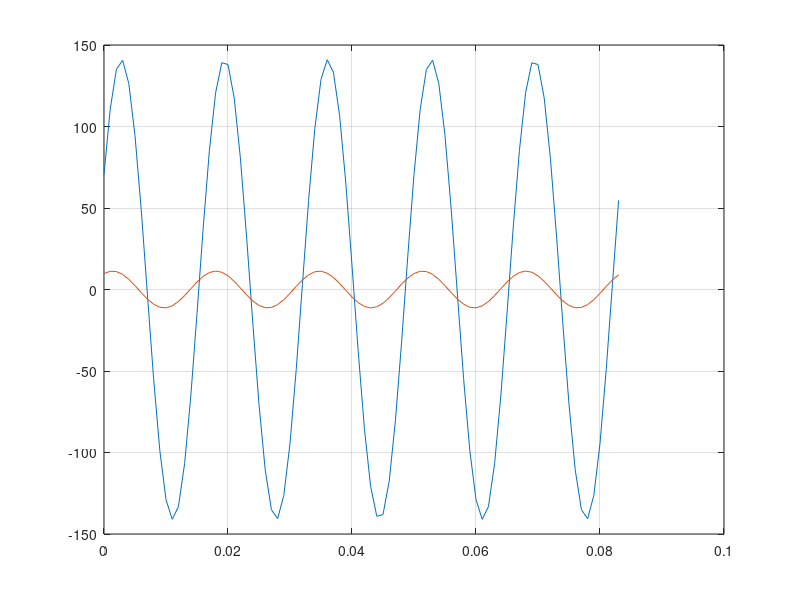

Source code (MATLAB): (Note: this script raises an error after producing the figure.)
clear all
close all
clc

[x,y] = pol2cart(30*pi/180, 20);
Zfase = x + 1i*y; %Ohm Impedância de fase
Vlinha = 4.4e3; % Volts
[x,y] = pol2cart(75*pi/180,1.4);
Zlinha = x +1i*y; %Ohm - Impedância de linha
V_fase_neutro = Vlinha/sqrt(3)
I_fase_neutro = V_fase_neutro/Zfase
[t,r] = cart2pol(real(I_fase_neutro), imag(I_fase_neutro));
Tensao = V_fase_neutro + I_fase_neutro*Zlinha;
[t,r] = cart2pol(real(Tensao), imag(Tensao));
t = t*180/pi
r
tenssao_barramento_sub = r*sqrt(3);
%%
clear all
close all
clc

%Example 1.4
Zbase = (4.4e3/sqrt(3))/127;                 % Calculando a impedância base
Zlinha_mod =1.4/real(Zbase);                 % Modulo de impedancia de linha
Zlinha_ang = deg2rad(75)-angle(Zbase);       % Angulo de impedância de linha
Zlinha = Zlinha_mod*exp(1i*Zlinha_ang);      
Van_pu = 1*exp(1i*0) + 1*exp(1i*deg2rad(-30))*Zlinha;
% Van_pu_ = [real(Van_pu) rad2deg(angle(Van_pu))];
Vln_pu = real(Van_pu)*4.4e3/sqrt(3)
Vll_pu = real(Van_pu)*4.4e3
%%
clear all
close all
clc

%Cáculo de PU
V_nominal = 18e3;
P_nominal = 500e6;
V_base = 20e3;
P_base = 100e6;
Z_dado = 0.25;
Z_novo_pu = Z_dado*((V_nominal/V_base)^2)*(P_base/P_nominal)
%Outro método para calcular é transfomar o valor da impedancia para Ohm e
%comparar com o novo valor base
Z_novo_pu_alt = Z_dado *((V_nominal^2)/P_nominal)/(((V_base)^2)/(P_base))
%%
clear all
close all
clc

%1.1
f = 60;
t = 0:0.001:5/f;
v = 141.1*sin(2*pi*f.*t + deg2rad(30)); %Volts
i = 11.31*cos(2*pi*f.*t - deg2rad(30)); %Ampere
plot(t,v);
hold on
plot(t,i)
grid on
%%
clear all
close all
clc

%1.6
p = 10e6; %MW
pf = 0.6;
theta = acos(pf);
Q = tan(theta)*p;
Sb = p + 1i*Q;
%%
clear all
close all
clc

z = 500; %Ohm
Vnp = 13800; %Volt
Vns = 220; %Volt
pf = 1;
Sb = 150e3; %kVa
n = Vnp/Vns
Ibase = Sb/Vnp
Zbase = ((Vnp)^2)/Sb
Zpu = n^2*(z/Zbase)
Zohm = Zpu * Zbase
P = Vnp^2/Zohm % Watts
%%
clear all
close all
clc
% Trafo(Vprim, Vsec, Pnom, Vnom)
TA = Trafo(138e3, 69e3, 41.5e6,0.055 );
TB = Trafo(69e3,13.8e3,33e6,0.07);
TC = Trafo(69e3,34.5e3,24e6,0.05);
LtA = LinhaT(0.12,0.92,150);
LtB = LinhaT(0.19,1.84,230);
Sb = 50e6; %MVA
Vb1 = 230e3;
Vb2 = Vb1/TA.n;
Vb3 = Vb2/TC.n;
Vb4 = Vb2/TB.n;
Zb1 = Vb1^2/Sb
Ib1 = Sb/(sqrt(3)*Vb1)
Zb2 = Vb2^2/Sb
Ib2 = Sb/(sqrt(3)*Vb2)
Zb3 = Vb3^2/Sb
Ib3 = Sb/(sqrt(3)*Vb3)
Zb4 = Vb4^2/Sb
Ib4 = Sb/(sqrt(3)*Vb4)
Zb2 = Vb2^2/Sb
Zb3 = Vb3^2/Sb
ZLta = LtA.Z/Zb2
ZLtb = LtB.Z/Zb3
ZTa = TA.xf*(Sb/TA.Pnominal)*(TA.Vprimario/Vb1)^2
ZTb = TB.xf*(Sb/TB.Pnominal)*(TB.Vprimario/Vb2)^2
ZTc = TC.xf*(Sb/TC.Pnominal)*(TC.Vprimario/Vb2)^2
%%
clear all
close all
clc
Vll = 208; %Volts linha - linha
Vfn = Vll/sqrt(3); %Volts fase - neutro
Va = Vfn*exp(1i*0);
Vb = Vfn*exp(1i*(deg2rad(-120)));
Vc = Vfn*exp(1i*(deg2rad(120)));
Vca = Vc - Va;
Vab = Va - Vb;
Vbc = Vb - Vc;
plot_3_fasores(Va,Vb,Vc);
plot_3_fasores(Vca,Vab,Vbc);
Z1 = 10*exp(-1i*deg2rad(15));
I1 = Vfn/Z1;
%%
close all
clear all
clc
%1.19
S1 = 250 + 1i*250; %kVa 
S2 = 0 -1i*60; %kVa Potência do banco de capacitores
S_total = S1 + S2; %Soma das potências
I_modulo = abs(S_total)*1000/(sqrt(3)*440) % |S| = sqrt(3)*|V|*|I|
pf = cos(angle(S_total)) 


%%
close all
clear all
clc
%{
A generator (which may be represented by an emf in series with an 
inductive reactance) is rated 500 MVA, 22 kV. Its Y-connected windings 
have a reactance of 1.1 per unit. Find the ohmic value of the reactance of 
the windings.
%}

S = 500e6; %MVA
Vll = 22e3; %kV
Xf_pu = 1.1; %pu
Xfb = Vll^2/S %ohm
Xf = Xf_pu*Xfb %ohm
%%
close all
clear all
clc
%{
The values for the parameters of Fig. 1.23 are given in per unit as follows:
Ya = -j0.8 Yb = -j4.0 Yc = -j4.0 Yd=-j8.0 Ye=-;5.0
Yf = -j2.5 Yg = -j0.8 I3 = l.o/—90° I4 = 0.68/- 135°
Substituting these values in the equations determined in Prob. 1.25, compute the
voltages at the nodes of Fig- 1-23. Numerically determine the corresponding Zbus
matrix.
%}
Ya = -1i*0.8;
Yb = -1i*4.0;
Yc = -1i*4.0;
Yd = -1i*8.0;
Ye = -1i*5.0;
Yf = -1i*2.5;
Yg = -1i*0.8;
I3 = 1*exp(1i*deg2rad(-90));
I4 = 0.68*exp(1i*deg2rad(-135));
% Definir a matriz Y de admitâncias
Y_matriz = [(Yc+Yf+Yd), -Yd,       -Yc,      -Yf;
            -Yd,       (Yb+Yd+Ye), -Yb,      -Ye;
            -Yc,       -Yb,        (Ya+Yb+Yc), 0;
            -Yf,       -Ye,        0,        (Ye+Yf+Yg)]
        
% Definir a matriz de correntes I
I_matriz = [0; 0; I3; I4]; % I3 e I4 são valores conhecidos
V_matriz = inv(Y_matriz)*I_matriz;
Z_matriz = inv(Y_matriz)
% plot_4_fasores(V_matriz(1),V_matriz(2),V_matriz(3),V_matriz(4))
%%
close all
clear all
clc
Ya = -1i*0.8;
Yb = -1i*0.8;
Yc = -1i*0.8;
Yd = -1i*5.0;
Ye = -1i*8.0;
Yf = -1i*4.0;
Yg = -1i*2.5;
Yh = -1i*5.0;
Y_matriz = [(Ya+Yf+Yd), 0,       -Yf,      -Yd;
            0,       (Yb+Yg+Yh), -Yg,      -Yh;
            -Yf,       -Yg,        (Yc+Yf+Yg+Ye), -Ye;
            -Yd,       -Yh,        -Ye,        (Yd+Ye+Yh)];
I_matriz = [1.2;5;-6;0];
Z_matriz = inv(Y_matriz)
V_matriz = inv(Y_matriz)*I_matriz
%%
close all
clear all
clc
%{
A partir da rede a seguir, baseada na rede utilizada na
aula de pu, determine:
a) As impedâncias em pu dos 5 elementos principais da
rede (3 transformadores + 2 LTs), considerando uma
base de 100 MVA e 138 kV na barra 1.
b) A matriz de admitância Y.
c) A matriz de impedância Z.
d) O vetor de tensões V.
%}
% Definindo os valores base de tensão e potência
S_base = 100e6;    % Potência base em VA (100 MVA)
V_base = 138e3;    % Tensão base em volts (138 kV)
I_base = S_base/V_base;
Z_base = V_base/I_base;
%Linhas de transmissão
LTa = LinhaT(0.12,0.92,30);
LTb = LinhaT(0.19,1.84,10);
% Criando os objetos dos transformadores
Ta = Trafo(138e3/V_base, 69e3/V_base, 41.5e6/S_base, 5.5);
Tb = Trafo(69e3, 13.8e3, 33e6, 7);
Tc = Trafo(69e3, 34e3, 24e6, 5); 
%calcularPU(obj, Vbase, Pbase, Zbase)














